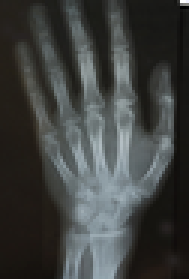
#> input picture Project 1/images/xray.png, 63 x 93 px, shrunk from 393 x 583 before the run (shown 3 times larger)
$ python main.py
#> lines starting #> are read from the running program, lines starting #| are printed output that depends on the picture; after the words box and inside, x2 and y2 are one past the last pixel; in counts of white or black regions, pixels touching at a corner belong together
# Import important libraries
import numpy as np
import cv2 as cv
import os
import math
from skimage.io import imread, imshow
import matplotlib.image as mpimg
import matplotlib.pyplot as plt
from skimage import io
import skimage.color
import skimage.filters
import skimage.measure
from skimage.segmentation import flood, flood_fill
from skimage import data, exposure, img_as_float

weights = [0.3, 0.6, 0.1]

image_0 = './images/xray.png'
image_1 = './images/airplane.jpg'
image_2 = './images/church.tif'
image_3 = './images/shapes_noise.tif'
image_4 = './images/portal.tif'
image_5 = './images/chang.tif'
image_6 = './images/crowd.tif'
image_7 = './images/turkeys.tif'


# Part 1 - Create a Histogram
def build_histogram(readImage, bins):
    # Read the image and save it as numpy array
#> called with readImage = './images/xray.png', bins = 64
    image = cv.imread(readImage, 0)
#> image: shape (93, 63); min 0, max 255, mean 64.2
    # Convert the image to grayscale
    if len(image.shape) == 3:
        grayscale_image = np.dot(image[..., :3], [0.3, 0.6, 0.1])
    else:
        grayscale_image = image

    # Get image dimensions
    row, col = grayscale_image.shape
#> row = 93; col = 63

    # Create empty numpy array
    hist = np.zeros([256])
    # Go through every pixel
    for x in range(row):
        for y in range(col):
            # When passing a pixel, the hist[3] increases by 1 if the intensity is 3 (example)
            hist[grayscale_image[x, y]] = hist[grayscale_image[x, y]] + 1
#> after the loop, hist = 256 values, max 239 at index 27, min 0 at index 1, mean 22.89

    # Get the intensity number and the number of pixels
    intensity_num = np.arange(0, 256)
    pixels_num = np.array(np.zeros(256), np.int32)
    for i in range(len(intensity_num)):
        pixels_num[i] = hist[i]
#> after the loop, pixels_num has the same summary as hist

    # Display the grayscale image
    fig, ax = plt.subplots(1, 1)
    ax.imshow(grayscale_image, cmap='gray')

    # Display the histogram of the grayscale
    plt.figure()
    plt.title("Grayscale Image Histogram")
    plt.xlabel("bin values")
    plt.ylabel("bin count")
    plt.xlim([0, 256])
    plt.bar(intensity_num, pixels_num, width=256 / bins, align='edge')
    plt.show()
#> figure, not shown here; tallest bar 239 high, from x = 27 to 31

    # Return the 2D-array, first column is the center (mean) of each bin in range and second is the number of pixels with the intensity in a range
    avg_intensity = []
    pixels_num_range = []
    global int_sum, pix_sum
    global count_intensity, count_pix_num
    count_intensity = 0
    count_pix_num = 0

    for x in range(int(256 / bins)):
        int_sum = 0
        for y in range(int(bins)):
            int_sum = int_sum + hist[count_intensity]
            count_intensity = count_intensity + 1

        avg_intensity.append(int_sum / bins)
#> after the loop, avg_intensity = [53.56, 26.08, 11.86, 0.0469]; count_intensity = 256

    for z in range(int(256 / bins)):
        pix_sum = 0
        for k in range(bins):
            pix_sum = pix_sum + pixels_num[count_pix_num]
            count_pix_num = count_pix_num + 1

        pixels_num_range.append(pix_sum)
#> after the loop, count_pix_num = 256; pixels_num_range = [3428, 1669, 759, 3]

    hist_array = np.array([avg_intensity, pixels_num_range])
#> hist_array = [[53.56, 26.08, 11.86, 0.0469], [3428, 1669, 759, 3]]
    return hist_array


# For part 2
def plot_hist(readImage, bins):
    # Read the image and save it as numpy array
    image = cv.imread(readImage, 0)
    # Convert the image to grayscale
    if len(image.shape) == 3:
        grayscale_image = np.dot(image[..., :3], [0.3, 0.6, 0.1])
    else:
        grayscale_image = image

    # Get image dimensions
    row, col = grayscale_image.shape

    # Create empty numpy array
    hist = np.zeros([256])
    # Go through every pixel
    for x in range(row):
        for y in range(col):
            # When passing a pixel, the hist[3] increases by 1 if the intensity is 3 (example)
            hist[grayscale_image[x, y]] = hist[grayscale_image[x, y]] + 1

    # Get the intensity number and the number of pixels
    intensity_num = np.arange(0, 256)
    pixels_num = np.array(np.zeros(256), np.int32)
    for i in range(len(intensity_num)):
        pixels_num[i] = hist[i]

    # Display the histogram of the grayscale
    plt.figure()
    plt.title("Grayscale Image Histogram")
    plt.xlabel("bin values")
    plt.ylabel("bin count")
    plt.xlim([0, 256])
    plt.bar(intensity_num, pixels_num, width=256 / bins, align='edge')
    plt.show()


# For part 2
def display_hist_threshold(new_grayscale):
    b, bins, patches = plt.hist(new_grayscale, 255)
    plt.xlim([0, 255])
    plt.title('After double-sides threshold')
    plt.show()


# Part 2 - double-sides threshold
def regions_components(readImage, T_low, T_high):
    # Read the image and save it as numpy array
    image = cv.imread(readImage, 0)
    # image = image[..., ::-1]
    fig, ax = plt.subplots(1, 2)

    # Convert the image to grayscale
    if len(image.shape) == 3:
        grayscale_image = np.dot(image[..., :3], [0.3, 0.6, 0.1])
    else:
        grayscale_image = image

    # # Copy the original image
    # old_grayscale = grayscale_image

    # Display the grayscale
    ax[0].imshow(grayscale_image, cmap="gray")

    # Perform double-sides threshold
    row, col = grayscale_image.shape
    for i in range(row):
        for j in range(col):
            if grayscale_image[i, j] > T_high:
                grayscale_image[i, j] = 0
            elif grayscale_image[i, j] < T_low:
                grayscale_image[i, j] = 0
            else:
                grayscale_image[i, j] = 255

    # Display the grayscale after thresholding
    ax[1].imshow(grayscale_image, cmap="gray")

    display_hist_threshold(grayscale_image)

    return grayscale_image


# Part 2 - Connected Components
def connected_components(image, T_low, T_high):
    new_grayscale = regions_components(image, T_low, T_high)

    # Perform measure module from skimage
    labeled_image, count = skimage.measure.label(new_grayscale, connectivity=2, return_num=True)

    # Convert the labeled image to colored image
    colored_label_image = skimage.color.label2rgb(labeled_image, bg_label=0)

    # Display the colored image
    fig, ax = plt.subplots(1, 1)
    plt.imshow(colored_label_image)

    return labeled_image, count


# Part 2 - flood fill
def flood_fill_algo(image_name, x, y, replace_color, tolerance):
    # Read the image
    image = cv.imread(image_name, 0)

    # Run the flood fill algorithm from skimage
    # Second parameter is the start pixel
    # Third parameter is the color for replacing
    # Forth parameter is adjacent values
    filled_image = flood_fill(image, (x, y), replace_color, tolerance=tolerance)

    fig, ax = plt.subplots(ncols=2, figsize=(10, 5))
    # Display the original image
    ax[0].imshow(image, cmap=plt.cm.gray)
    ax[0].set_title('Original')

    # Display the second image
    ax[1].imshow(filled_image, cmap=plt.cm.gray)
    ax[1].plot(76, 76, 'ro')  # seed point
    ax[1].set_title('flood fill')

    plt.show()


# Plot the image with its histogram for part 3
def plot_img_and_hist(image, axes, bins):
    # Convert the image to float datatype
    image = img_as_float(image)
    ax_img, ax_hist = axes
    # Create a twin axes
    ax_cdf = ax_hist.twinx()

    # Display image
    ax_img.imshow(image, cmap=plt.cm.gray)
    # Display histogram
    ax_hist.hist(image.ravel(), bins, histtype='step', color='black')
    ax_hist.set_xlim(0, 1)

    # Display cumulative distribution
    img_cdf, bins = exposure.cumulative_distribution(image, bins)
    ax_cdf.plot(bins, img_cdf, 'r')

    ax = [ax_img, ax_hist, ax_cdf]
    return ax


# Part 3 - Histogram equalization
def histogram_equalization(image):
    image = cv.imread(image, 0)

    # Adaptive Equalization
    img_adap_equal = exposure.equalize_adapthist(image, clip_limit=0.03)

    # Display results
    fig = plt.figure(figsize=(8, 5))
    axes = np.zeros((2, 2), dtype=object)
    axes[0, 0] = fig.add_subplot(2, 2, 1)
    for i in range(1, 2):
        axes[0, i] = fig.add_subplot(2, 2, 1 + i, sharex=axes[0, 0], sharey=axes[0, 0])
    for i in range(0, 2):
        axes[1, i] = fig.add_subplot(2, 2, 3 + i)

    # Display the original image with its histogram
    ax = plot_img_and_hist(image, axes[:, 0], 256)
    ax[0].set_title('Original image')

    ax[1].set_ylabel('Number of pixels')

    # Display the adaptive equalization image with its histogram
    ax = plot_img_and_hist(img_adap_equal, axes[:, 1], 256)
    ax[0].set_title('Adaptive equalization')

    plt.show()


# Run the build_histogram function - part 1
hist_array = build_histogram(image_0, bins=64)

# Run the double sides threshold function - part 2
new_grayscale = regions_components(image_3,25,90)
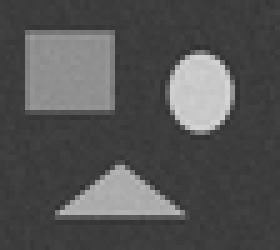
#> input picture Project 1/images/shapes_noise.tif, 56 x 50 px, shrunk from 351 x 310 before the run (shown 5 times larger)
#> in regions_components, image is the input picture: shape (50, 56); min 48, max 213, mean 83.1
#> after the loop in regions_components, `for i in range(row):`:
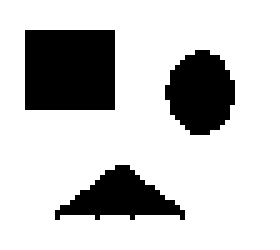
#> grayscale_image: shape (50, 56) (shown 5 times larger); 78.1% white; 3 black regions, box (x1, y1, x2, y2) and area: (5, 6, 23, 22) 288, (33, 10, 47, 27) 176, (11, 33, 37, 44) 149
#> in display_hist_threshold, `b, bins, patches = plt.hist(new_grayscale, 255)`: bins = 256 values from 0 to 255; patches = 56 items
#> in display_hist_threshold, `plt.show()`:
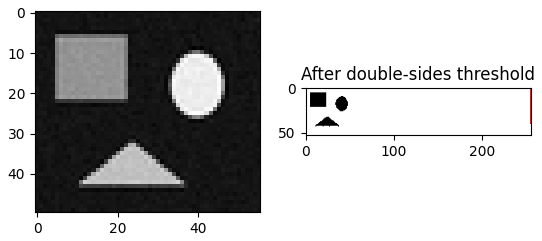
#> figure drawn by matplotlib, 2 panels

# Display the histogram and its new image after thresholding - part 2
plot_hist(image_3, bins=64)
#> after the loop in plot_hist, `for x in range(row):`: hist = 256 values, max 399 at index 61, min 0 at index 0, mean 10.94
#> after the loop in plot_hist, `for i in range(len(intensity_num)):`: pixels_num has the same summary as hist
#> in plot_hist, `plt.show()`:
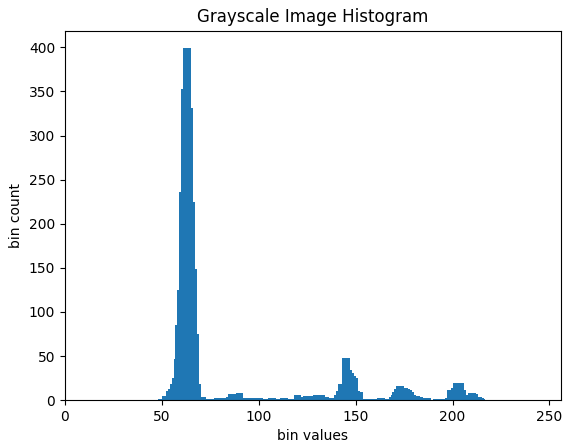
#> figure drawn by matplotlib, 1 panel; tallest bar 399 high, from x = 61 to 65
# display_hist_threshold(new_grayscale)

# Run Part connected components - part 2
# Attention: the connected_components() cannot run independently. You must run the regions_components() first with same parameters
connected_components(image_3, 25, 90)
#> in connected_components, `labeled_image, count = skimage.measure.label(new_grayscale, connectivi..`: count = 1

# Run the flood fill algorithm - part 2
flood_fill_algo(image_5, 76, 76, 255, 15)
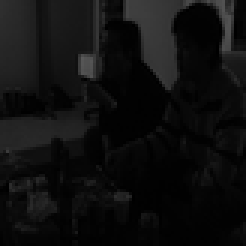
#> input picture Project 1/images/chang.tif, 82 x 82 px, shrunk from 512 x 512 before the run (shown 3 times larger)
#> in flood_fill_algo, image is the input picture: shape (82, 82); min 0, max 89, mean 15.2

# Run the adaptive equalization algorithm  - part 3
histogram_equalization(image_0)
#> in histogram_equalization, `img_adap_equal = exposure.equalize_adapthist(image, clip_limit=0.03)`:
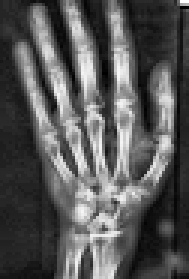
#> img_adap_equal: shape (93, 63) float64 (shown 3 times larger); min 0, max 1, mean 0.345
#> in plot_img_and_hist, `img_cdf, bins = exposure.cumulative_distribution(image, bins)`: img_cdf = 256 values from 0.000341 to 1; bins = 256 values from 0.00195 to 0.998
#> in histogram_equalization, `ax = plot_img_and_hist(image, axes[:, 0], 256)`: ax = 3 items
#> in histogram_equalization, `plt.show()`:
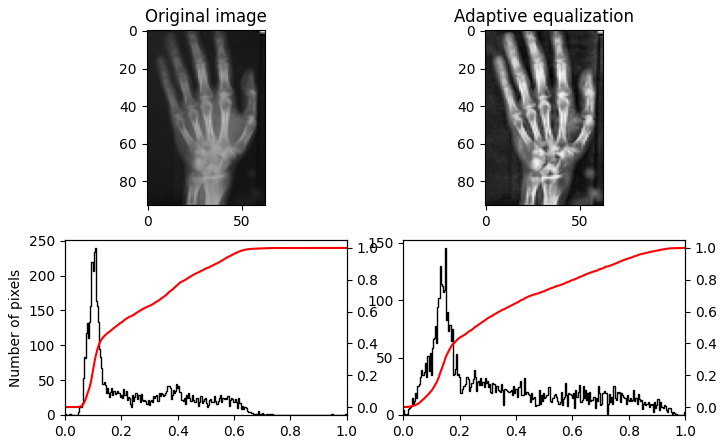
#> figure drawn by matplotlib, 6 panels; panel 5: curve peaks at x = 0.998, y = 1; panel 6: curve peaks at x = 0.998, y = 1
